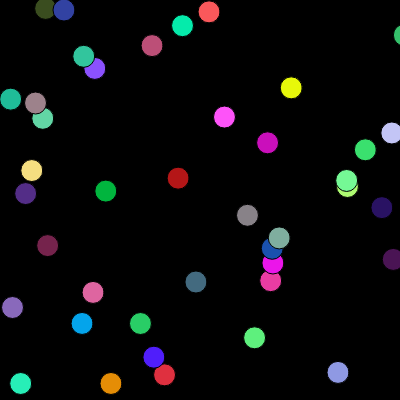
Frame 1 (no input)
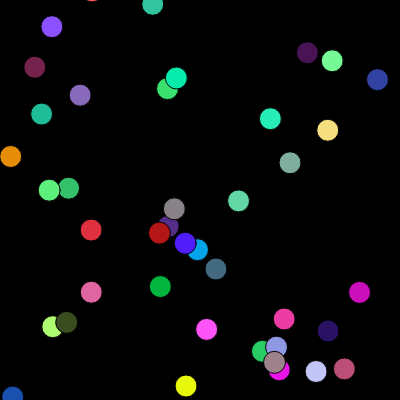
Frame 60 (no input)
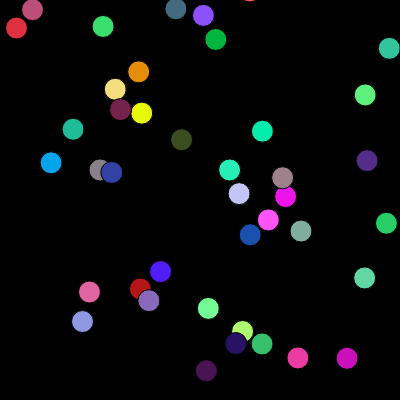
Frame 120 (the mouse pressed at the canvas centre since frame 60)

The p5.js sketch that drew these frames (run headless with seeded random() and noise() and a simulated clock; from frame 60 on, the mouse is pressed at the canvas centre):

// p5.js sketch
// ── sketch.js
let balls = [];
const ballCount = 41;

function getRandomRGB() {
  const r = Math.floor(Math.random() * 256);
  const g = Math.floor(Math.random() * 256);
  const b = Math.floor(Math.random() * 256);
  return color(r, g, b);
}

function setup() {
  createCanvas(400, 400);
  for (let i = 0; i < ballCount; i++) {
    ball = new Ball(random(width), random(height), getRandomRGB());
    balls.push(ball);
  }
}

function draw() {
  background(0);
  for (let i = 0; i < ballCount; i++) {
    balls[i].update();
    balls[i].show();
    balls[i].bounce();
  }
}

// ── ball.js
class Ball {
  constructor(x, y, color) {
    this.pos = createVector(x, y);
    this.vel = p5.Vector.random2D();
    this.vel.mult(random(10));
    this.color = color;
  }

  bounce() {
    // 마우스 위치와 공의 위치 사이의 절대값이 5 이하라면 공을 튕긴다
    const mouse = createVector(mouseX, mouseY);
    const absoluteDifference = p5.Vector.sub(this.pos, mouse).mag();
    if (absoluteDifference < 10) {
      this.vel.x *= -1; // x 방향으로 반전
      this.vel.y *= -1; // y 방향으로 반전
      this.acc.setMag(10);
      this.vel.add(this.acc);
    }
  }

  update() {
    this.acc = p5.Vector.random2D();
    this.pos.add(this.vel);

    // 캔버스를 벗어나면 튕겨 나오도록 처리
    if (this.pos.x > width || this.pos.x < 0) {
      this.vel.x *= -1; // x 방향으로 반전
    }
    if (this.pos.y > height || this.pos.y < 0) {
      this.vel.y *= -1; // y 방향으로 반전
    }
  }

  show() {
    fill(this.color, 100);
    ellipse(this.pos.x, this.pos.y, 22);
  }
}
